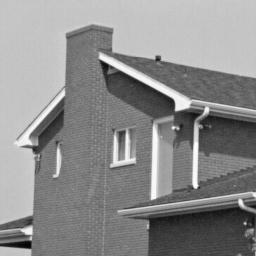
#> input picture Harris Corner Detector/img/house2.png, 256 x 256 px; the run also reads 2 pictures not shown here
$ jupyter execute --allow-errors 'Harris Corner Detector.ipynb'   (older library calls are emulated)
#> lines starting #> are read from the running program, lines starting #| are printed output that depends on the picture; after the words box and inside, x2 and y2 are one past the last pixel; in counts of white or black regions, pixels touching at a corner belong together
Sihamdi Mostefa,Benaskeur moussabe

# Practical work 6 : Harris Corner Detector

The goal of this pratical work is to implement the Harris-Stephen's corners detector (C. Harris and M. Stephens. A combined corner and edge detector. In Proc. Fourth Alvey Vision Conference, pages 147–151, 1988).

Recall the Harris detector computes a map of corners from an image $I$:
$$
R(x,y) = \operatorname{det}(M) - k (\operatorname{trace}(M))^2, (x,y) \text{pixels}
$$
with $k\in[0.04, 0.06]$. $M$ is the auto-correlation of image $I$:
$$
M=\begin{pmatrix}
\sum_{x,y \in W} w(x,y)I_x^2 &
\sum_{x,y \in W} w(x,y)I_xI_y \\
\sum_{x,y \in W} w(x,y)I_xI_y &
\sum_{x,y \in W} w(x,y)I_y^2
\end{pmatrix}
=\begin{pmatrix}
A & B \\ C & D
\end{pmatrix}
$$
with $w(x,y)=\frac1{2\pi \sigma^2}e^{\frac{(x-x_c)^2 + (y-y_c)^2}{2\sigma^2}}$ a Gaussian mask centered on the window $W$. Partial derivatives $I_x$ and $I_y$ are estimated by one of the following kernels :
- Gradient:  $G_x = \begin{pmatrix} 0 & 0 & 0\\ 1 & 0 &-1 \\ 0 & 0 & 0 \end{pmatrix}$,
 $G_y = G_x^T$
- Prewitt: $G_x = \begin{pmatrix} 1 & 0 & -1\\ 1 & 0 &-1 \\ 1 & 0 & -1 \end{pmatrix}$,
 $G_y = G_x^T$
- Sobel: $G_x = \begin{pmatrix} 1 & 0 & -1\\ 2 & 0 &-2 \\ 1 & 0 & -1 \end{pmatrix}$,
 $G_y = G_x^T$


[cell 1]
# Load useful libraries
from PIL import Image
import matplotlib.pyplot as plt
import numpy as np
import scipy.signal
def imshow(I, title=None, size=500, axis=False):
    """ display an image, with title, size, and axis """
    plt.figure(figsize=(size//80, size//80))
    plt.gray()
    plt.imshow(I)
    if not axis: plt.axis('off')
    if title: plt.title(title)
    plt.show()


def gaussianKernel(sigma):
    N = np.int(np.ceil(3*sigma))
    x = y = np.linspace(np.int(-3*sigma),np.int(3*sigma),2*N+1)
    X,Y = np.meshgrid(x,y)
    noyau = np.exp(-(X*X+Y*Y)/(2*sigma*sigma))
    return noyau/noyau.sum()

## Exercise 1: Harris response calculation

1) Write a function `computeR(I, scale, kappa)` that returns the Harris response $R$ from an image $I$ and a scale $scale$. You will use 5 steps:
- Computation of the directionnal derivate $I_x$ and $I_y$. Use the Sobel kernel.
- Computation of the products $I_x^2$, $I_y^2$, $I_x.I_y$.
- Computation of the convolution of $I_x^2$, $I_y^2$ and $I_x.I_y$ by a gaussian kernel of size N (use given function `gaussianKernel()`)
- Computation of $\operatorname{det}(M(x,y))$ and $\operatorname{trace}(M(x,y))$ for each pixel
- Computation of $R(x,y) = \operatorname{det}(M(x,y)) - k.(\operatorname{trace}(M(x,y)))^2$. You can use $k = 0.04$.

 You can compute the convolutions by using the ```scipy.signal.convolve2d``` function.

[cell 2]
def computeR(image,scale,kappa):
    """ Array[n, m]*float*float->Array[n, m]
    """
#> called with scale = 2.3, kappa = 0.04
    det=np.zeros((256, 256))
    trace=np.zeros((256, 256))
    R=np.zeros((256, 256))
    Sx=np.array([[1,0,-1],[2,0,-2],[1,0,-1]])
    Sy=np.array([[1,2,1],[0,0,0],[-1,-2,-1]])
    Ix=scipy.signal.convolve2d(image,Sx,'same')
    Iy=scipy.signal.convolve2d(image,Sy,'same')
    Ix_2=Ix*Ix
    Iy_2=Iy*Iy
    Ixy=Ix*Iy
    A=scipy.signal.convolve2d(Ix_2,gaussianKernel(scale),'same')
    B=scipy.signal.convolve2d(Iy_2,gaussianKernel(scale),'same')
    C=scipy.signal.convolve2d(Ixy,gaussianKernel(scale),'same')
    det=A*B-C**2
    trace=A+B
    R=det-kappa*(trace**2)
    return R

2) Write a script that displays the Harris response for the image ```img/house2.png``` along with the original image. Use a gaussian window of size $W=15$ pixels.

[cell 3]
house2=np.array(Image.open('img/house2.png'))
plt.imshow(house2)

Harrishouse2=computeR(house2,2.3,0.04)
imshow(Harrishouse2)

3) Write in a few lines an interpretation of the results, explaining how the Harris response allows to detect and discriminate homogeneous areas, edges and corners.

Corners are displayed in white (represent positive values), contours are in black (represent negative values) and homogeneous areas are displayed in gray (represent values close to zero). This allows us to differentiate them easily.

However there is a problem: contours and corners are detected at the edges of the image. This problem could be solved by using another technique to padding around the image.

## Exercise 2 : Harris corner detector
From the Harris response calculated at exercise 1, we will write all the functions needed for the Harris detector. Write the following functions:

1) A function `thresholdR(R, thres)` that calculates and returns the binary thresholding $R_b$ of the response $R$ according to the threshold $thres$

[cell 4]
def thresholdR(R, thres):
    """ Array[n, m] * float -> Array[n, m]
    """
#> called with thres = 1000
    return(np.where(R < thres, 0, 1))
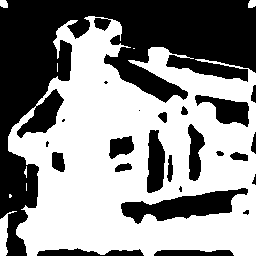
#> returned value: shape (256, 256) int64; values 0 (black) and 1 (white), 55.2% white; 24 black regions (5 under 20 px), largest, box (x1, y1, x2, y2) and area: (0, 0, 256, 256) 22520, (121, 188, 248, 224) 2176, (195, 95, 249, 127) 883

imshow(Harrishouse2)
imshow(thresholdR(Harrishouse2,1000))
#> in thresholdR (call 2), `return(np.where(R < thres, 0, 1))`: returned value: shape (256, 256) int64; values 0 (black) and 1 (white), 54.1% white; 26 black regions (5 under 20 px), largest, box (x1, y1, x2, y2) and area: (0, 0, 256, 256) 23193, (121, 188, 248, 224) 2178, (147, 130, 166, 193) 886

2) A function `Rnms(R, Rbin)` that performs a non-maximum supression from the response $R$ and the binarized response $R_{bin}$. It returns the image $R_{locmax}$ (same size as $R$) =1 where $R_{bin}=1$ and the pixel has a greater value $R$ than its 8 nearest neighbors.

**Bonus**: Write a faster version of the script using Numpy function `np.roll()`.

[cell 5]
def rnms(image_harris,Rbin):
    """ Array[n, m] -> Array[n, m]
    """
    left=np.greater(image_harris, np.roll(image_harris, 1, axis = 1))
#> left: shape (256, 256) bool; 52.9% white; 56 black regions (17 under 20 px), largest, box (x1, y1, x2, y2) and area: (16, 0, 248, 256) 11479, (150, 0, 256, 256) 7302, (102, 113, 145, 256) 2995
    right=np.greater(image_harris, np.roll(image_harris, -1, axis = 1))
#> right: shape (256, 256) bool; 47.1% white; 53 white regions (16 under 20 px), largest, box (x1, y1, x2, y2) and area: (15, 0, 247, 256) 11479, (149, 0, 256, 256) 7490, (101, 113, 144, 256) 2995
    up=np.greater(image_harris, np.roll(image_harris, 1, axis = 0))
#> up: shape (256, 256) bool; 50.1% white; 61 black regions (23 under 20 px), largest, box (x1, y1, x2, y2) and area: (0, 139, 256, 256) 11508, (16, 47, 256, 149) 6840, (0, 9, 230, 78) 4049
    down=np.greater(image_harris, np.roll(image_harris, -1, axis = 0))
#> down: shape (256, 256) bool; 49.9% white; 59 white regions (22 under 20 px), largest, box (x1, y1, x2, y2) and area: (0, 138, 256, 256) 11746, (16, 46, 256, 148) 6840, (0, 8, 230, 77) 4049
    rnm=np.zeros(image_harris.shape)
    for x in range(image_harris.shape[0]):
        for y in range(image_harris.shape[1]):
            if(left[x,y] and right[x,y] and up[x,y] and down[x,y] and Rbin[x,y]==1):
                rnm[x,y]=1
#> rnm: shape (256, 256) float64; values 0 (black) and 1 (white), 0.44% white in thin lines or dots

    return(rnm)

Rnmsup=rnms(Harrishouse2,thresholdR(Harrishouse2,10000))

imshow(Rnmsup)

3) Write a function ``cornerDetector(image, scale, kappa, thresh)`` that returns an array of the same size as the image. The array takes two values: 1 where a corner is detected and 0 elsewhere.

[cell 6]
def cornerDetector(image, sigma, kappa, thres):
    """ Array[n, m]*float*float*float -> Array[n, m]
    """
    Harris=computeR(image,sigma,kappa)
    rnm=rnms(Harris,thresholdR(Harris,thres))
#> in thresholdR (call 3), `return(np.where(R < thres, 0, 1))`: returned value: shape (256, 256) int64; values 0 (black) and 1 (white), 11.3% white; 37 white regions (4 under 20 px), largest, box (x1, y1, x2, y2) and area: (232, 185, 256, 256) 913, (184, 95, 216, 134) 693, (14, 133, 44, 166) 613
#> in rnms (call 2), `left=np.greater(image_harris, np.roll(image_harris, 1, axis = 1))`: left: shape (256, 256) bool; 52.6% white; 65 black regions (27 under 20 px), largest, box (x1, y1, x2, y2) and area: (16, 0, 248, 256) 12728, (150, 0, 256, 256) 7268, (100, 94, 145, 256) 3397
#> in rnms (call 2), `right=np.greater(image_harris, np.roll(image_harris, -1, axis = 1))`: right: shape (256, 256) bool; 47.4% white; 62 white regions (26 under 20 px), largest, box (x1, y1, x2, y2) and area: (15, 0, 247, 256) 12728, (149, 0, 256, 256) 7456, (99, 94, 144, 256) 3397
#> in rnms (call 2), `up=np.greater(image_harris, np.roll(image_harris, 1, axis = 0))`: up: shape (256, 256) bool; 50.4% white; 65 black regions (22 under 20 px), largest, box (x1, y1, x2, y2) and area: (0, 137, 256, 256) 9117, (0, 2, 256, 80) 6289, (84, 47, 256, 110) 4093
#> in rnms (call 2), `down=np.greater(image_harris, np.roll(image_harris, -1, axis = 0))`: down: shape (256, 256) bool; 49.6% white; 63 white regions (21 under 20 px), largest, box (x1, y1, x2, y2) and area: (0, 136, 256, 256) 9357, (0, 1, 256, 79) 6289, (84, 46, 256, 109) 4093
#> after the loop in rnms (call 2), `for x in range(image_harris.shape[0]):`:
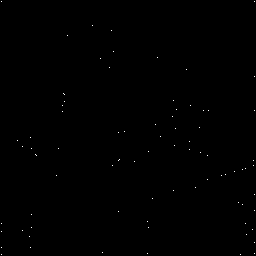
#> rnm: shape (256, 256) float64; values 0 (black) and 1 (white), 0.13% white in thin lines or dots
    return rnm

imshow(cornerDetector(house2,2.1,0.04,10000000))

4 ) Display the detected corners on the original image for the image ```img/house2.png```. Each detected corner will be displayed as a small red disk. You can use the functions ```np.nonzero()``` and ```plt.scatter()``` to that purpose.

[cell 7]
def displayCorner(image, sigma, kappa, thres):
#> called with sigma = 2.1, kappa = 0.04, thres = 10000000
    corner=cornerDetector(image,sigma,kappa,thres)
    nonzero=np.nonzero(corner)
#> nonzero = 82 positions, rows 1 to 254, columns 1 to 254

    for x in range(0,len(nonzero),2):
        plt.scatter(nonzero[x+1],nonzero[x],c="r")
#> this loop made 1 pass
    plt.imshow(image)
    plt.show()
#> figure, not shown here; palette indices are drawn, not the picture's colours

displayCorner(house2,2.1,0.04,10000000)

5) Evaluate the performances of the corner detector. Try to find good values for Sigma and Threshold.

[cell 8]
displayCorner(house2,1,0.04,10000000)
#> call 4 of computeR, with scale = 1, kappa = 0.04
#> in computeR (call 4), `C=scipy.signal.convolve2d(Ixy,gaussianKernel(scale),'same')`:
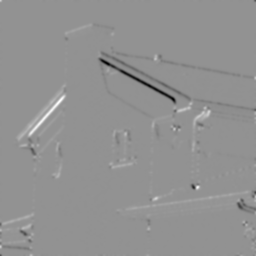
#> C: shape (256, 256) float64; min -134764, max 100411.3, mean -162.2; drawn with min black and max white
#> in computeR (call 4), `R=det-kappa*(trace**2)`:
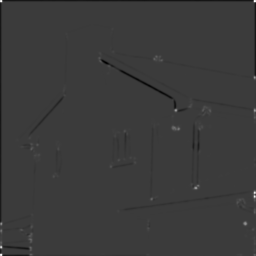
#> R: shape (256, 256) float64; min -3.98e+09, max 1.31e+10, mean -35188844.2; drawn with min black and max white
#> in thresholdR (call 5), `return(np.where(R < thres, 0, 1))`: returned value: shape (256, 256) int64; values 0 (black) and 1 (white), 5.1% white; 78 white regions (44 under 20 px), largest, box (x1, y1, x2, y2) and area: (241, 219, 256, 256) 279, (235, 188, 256, 216) 233, (27, 134, 43, 164) 230
#> in rnms (call 4), `left=np.greater(image_harris, np.roll(image_harris, 1, axis = 1))`:
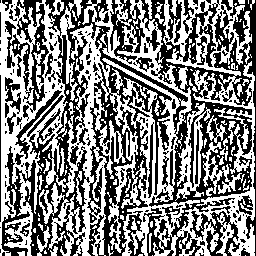
#> left: shape (256, 256) bool; 50.8% white; 202 black regions (150 under 20 px), largest, box (x1, y1, x2, y2) and area: (1, 0, 256, 256) 22985, (5, 0, 49, 113) 1762, (110, 0, 145, 64) 952
#> in rnms (call 4), `right=np.greater(image_harris, np.roll(image_harris, -1, axis = 1))`:
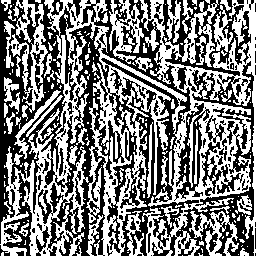
#> right: shape (256, 256) bool; 49.1% white; 195 white regions (145 under 20 px), largest, box (x1, y1, x2, y2) and area: (0, 0, 256, 256) 23152, (4, 0, 48, 113) 1718, (109, 0, 144, 64) 952
#> in rnms (call 4), `up=np.greater(image_harris, np.roll(image_harris, 1, axis = 0))`:
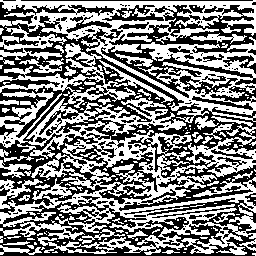
#> up: shape (256, 256) bool; 50.6% white; 165 black regions (128 under 20 px), largest, box (x1, y1, x2, y2) and area: (0, 2, 256, 215) 17402, (0, 196, 256, 256) 6725, (101, 5, 256, 98) 4094
#> in rnms (call 4), `down=np.greater(image_harris, np.roll(image_harris, -1, axis = 0))`:
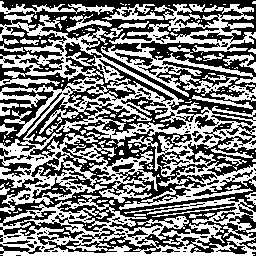
#> down: shape (256, 256) bool; 49.2% white; 169 white regions (129 under 20 px), largest, box (x1, y1, x2, y2) and area: (0, 14, 256, 214) 16495, (0, 195, 256, 256) 6970, (101, 4, 256, 97) 4041
#> after the loop in rnms (call 4), `for x in range(image_harris.shape[0]):`:
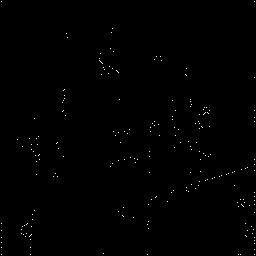
#> rnm: shape (256, 256) float64; values 0 (black) and 1 (white), 0.35% white in thin lines or dots
#> the loop in displayCorner (call 2), `for x in range(0,len(nonzero),2):` made 1 pass
displayCorner(house2,2,0.04,10000000)
#> in computeR (call 5), `B=scipy.signal.convolve2d(Iy_2,gaussianKernel(scale),'same')`:
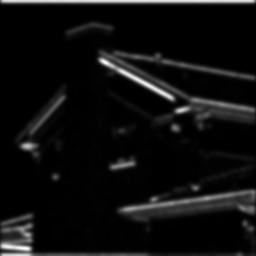
#> B: shape (256, 256) float64; min 0, max 141591.9, mean 8576.8; drawn with min black and max white
displayCorner(house2,2.1,0.04,10000000)
displayCorner(house2,2.2,0.04,10000000)
displayCorner(house2,2.5,0.04,10000000)
displayCorner(house2,3,0.04,10000000)
displayCorner(house2,5,0.04,10000000)
displayCorner(house2,8,0.04,10000000)
displayCorner(house2,10,0.04,10000000)

The detector seems to work best when sigma is close to 2, especially for sigma = 2.1 or sigma = 2.2.

The more the sigma value is increased, the more it detects the corners of large objects.

[cell 9]
displayCorner(house2,2.1,0.04,10000)
displayCorner(house2,2.1,0.04,10000000)
displayCorner(house2,2.1,0.04,100000000)
displayCorner(house2,2.1,0.04,1000000000)

If the threshold is less than or equal to 10000 there are too many false positives, corners are detected where there are none. If the threshold is between 10000000 and 100000000, this seems acceptable: Most corners are detected and there are few false positives. If the threshold is greater than or equal to 1000000000 there are too many false negatives, the detector does not detect most corners.

## Exercise 3 : Properties of Harris corner detector

The goal of this exercice is to study some invariance properties of Harris detector.

1) Write a script that detects the corners on the images ```img/toyHorse1.png``` and ```img/toyHorse2.png``` with a scale of 15 and appropriate threshold value. Display the detected corners on the images.

[cell 10]
toyHorse1=np.array(Image.open('img/toyHorse1.png'))
toyHorse2=np.array(Image.open('img/toyHorse2.png'))
displayCorner(toyHorse1,2.1,0.04,100000000)
displayCorner(toyHorse2,2.1,0.04,100000000)
